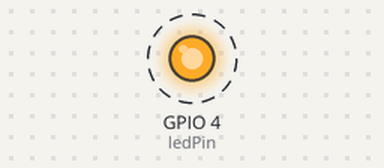
A program run on a simulated Raspberry Pi (BCM pin numbers). Parts: output pins drawn as LEDs (lit = HIGH). Dashed ring = blinking. What the program prints to the terminal is not drawn.

Above: at 0.5 s.
Timing chart, 0 to 4.6 s (numbered marks = the images above):
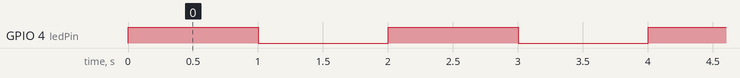

Measured:
- by itself, GPIO 4 (ledPin): alternates HIGH for 1.0 s and LOW for 1.0 s

The program:

final.py
```python
import RPi.GPIO as GPIO
import time

ledPin = 4
GPIO.setmode(GPIO.BCM)
GPIO.setup(ledPin, GPIO.OUT)

try:
    while True:
        GPIO.output(ledPin, True)
        print("Led ON")
        time.sleep(1)
        GPIO.output(ledPin, False)
        print("Led OFF")
        time.sleep(1)
except KeyboardInterrupt:
    print("Exit pressed keyboard")
finally:
    GPIO.cleanup()
    print("End")
```
